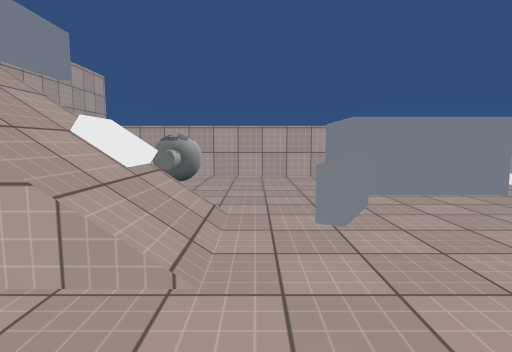
[1] (above)

21 first-person views from a walk through a scene from a Unity 3-D project. The camera is 1.3 m above the floor, tilts 6° down and sees 80° across. The floor is counted in squares, 1 m on a side. Each view is taken from the middle of a square. On the plan, view 1 faces up. The plan holds only what a view shows up to about 14 squares ahead; the rest is blank. The place goes on beyond the plan. The player character is not drawn. Surface patterns are stand-ins for the level's own textures.

[2]
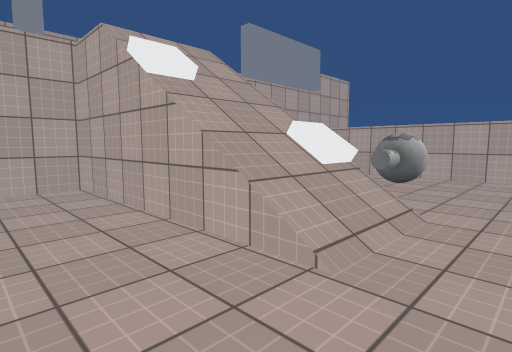

[3]
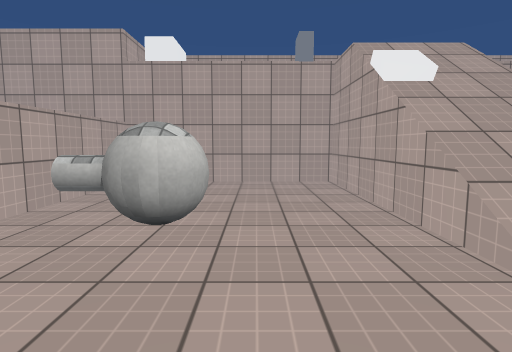

[4]
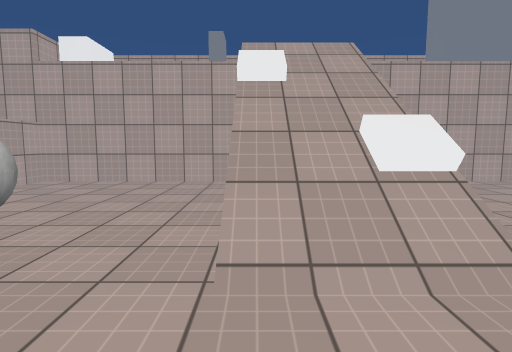

[5]
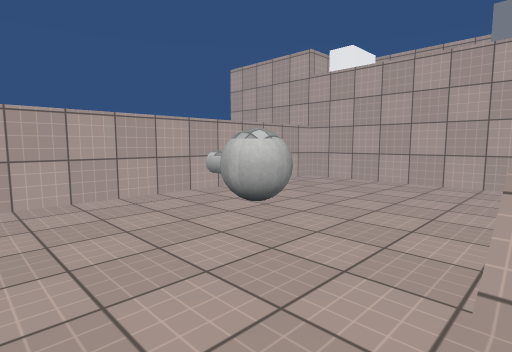

[6]
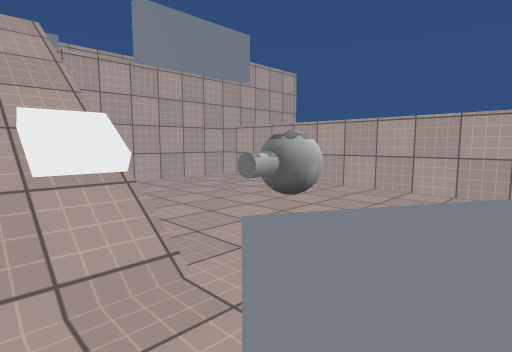

[7]
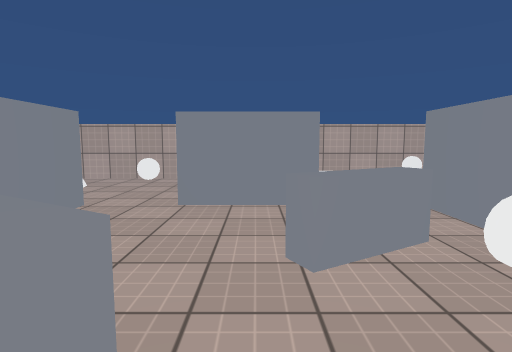

[8]
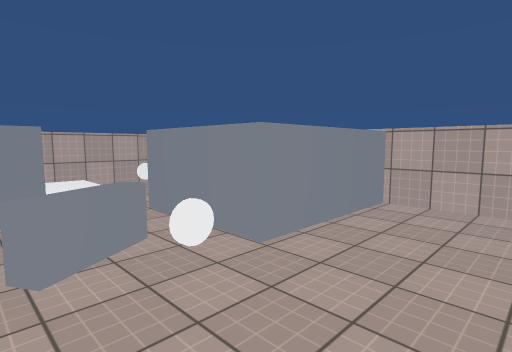

[9]
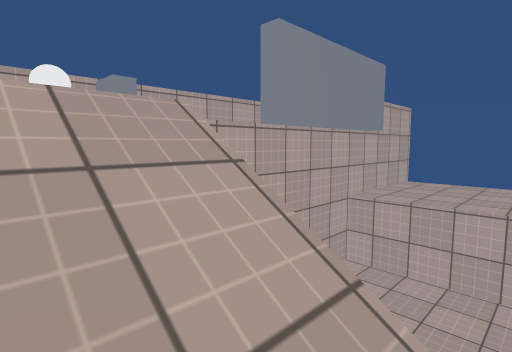

[10]
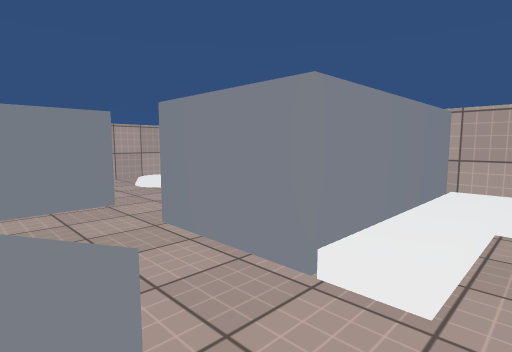

[11]
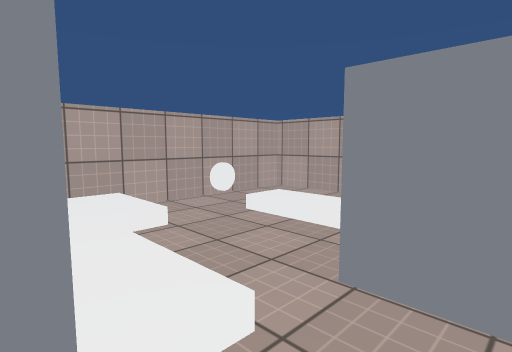

[12]
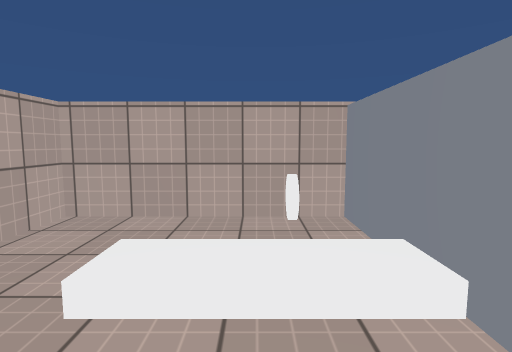

[13]
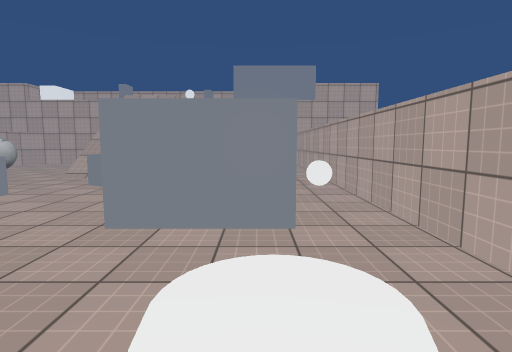

[14]
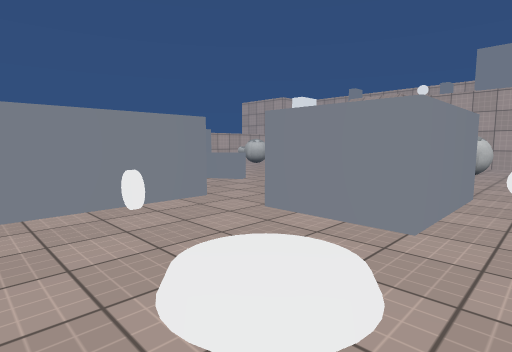

[15]
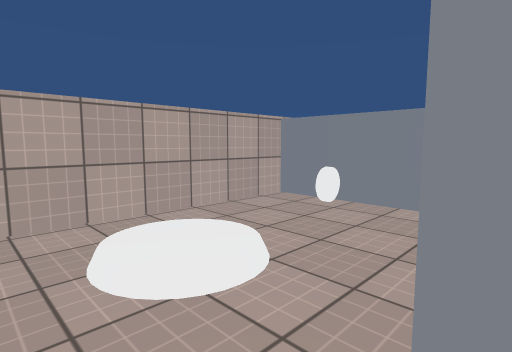

[16]
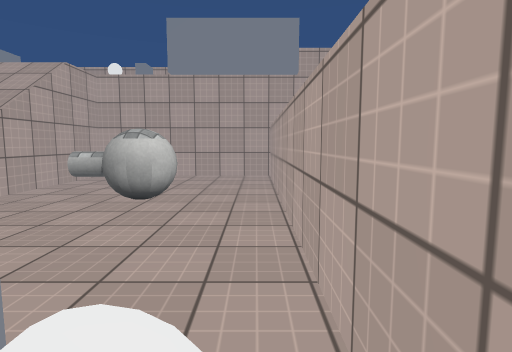

[17]
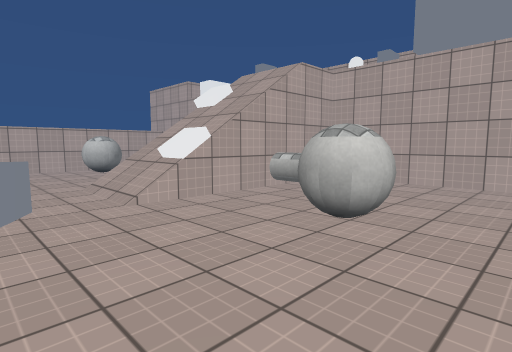

[18]
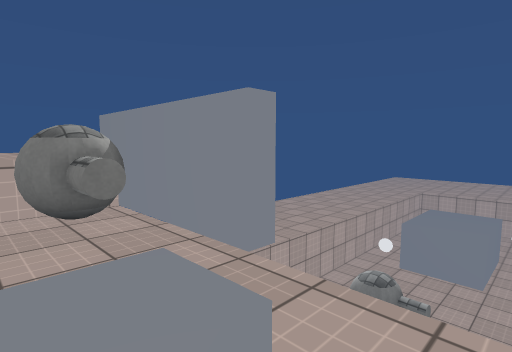

[19]
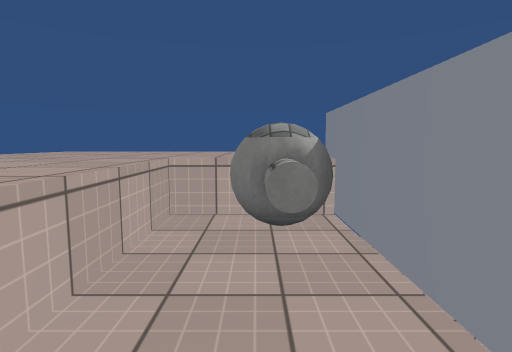

[20]
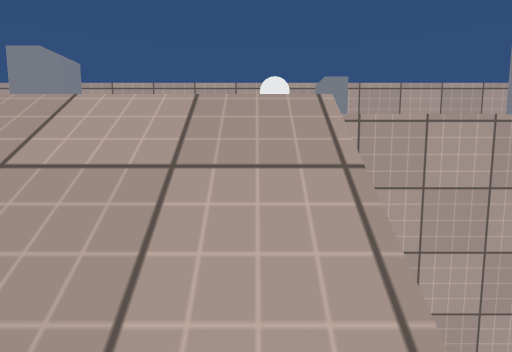

[21]
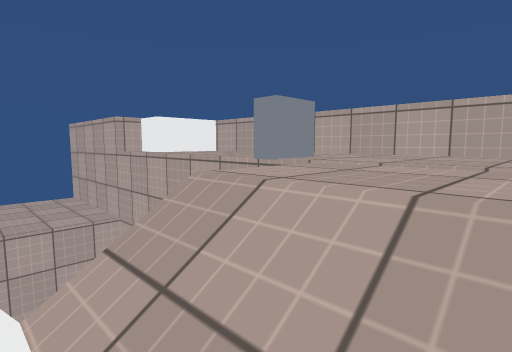

### Floor plan
Key: @ floor where view 1 was taken; # wall or solid block; . main floor; : floor 0.25 m higher than the main floor; + floor 3 m higher than the main floor; * floor 4 m higher than the main floor; / step, stairs or slope; = window, fence, low wall or low ledge; ^ raised ledge; O other object.
Columns run from 14 left of view 1 to 12 right of it. Each row starts with its distance up from view 1.
 15 ^^^^^
 14 ^^^^^
 13 ^^^^^######################
 12 ^^^*O#...........O........#
 11 ^^^*O#................///.#
 10  ^^*O#.....OO....####./:/.#
  9   ^**#.....OO....####.....#
  8   ^  *......O....####.....#
  7   ^^**..........=......O..#
  6   ^***#.///OO...=....######
  5   ^O****//////.==....#
  4   ^*****//////...=...#
  3   ^*****/+////...==..######
  2   ^**^..........O.=..OOOOO#
  1   ^***..................OO#
  0   ^***........@..####.....#
 -1   ^***.....OO....#  #...O.#
 -2   ^***..... O....#  #OOO..#
 -3   ^OO*......O....#  #.O...#
 -4   ^*O*...........#  #.....#
 -5    ^^^############  #######

Where each view was taken, in squares from view 1:
view 1: 0 up, 0 right, facing up
view 2: 0 up, 1 right, facing up-left
view 3: 0 up, 2 right, facing left
view 4: 3 up, 2 right, facing left
view 5: 3 up, 2 right, facing down-left
view 6: 4 up, 2 right, facing up-left
view 7: 4 up, 0 right, facing right
view 8: 4 up, 1 left, facing down-right
view 9: 4 up, 4 left, facing up-left
view 10: 1 up, 4 right, facing up-right
view 11: 3 up, 5 right, facing down-right
view 12: 1 up, 8 right, facing down
view 13: 10 up, 11 right, facing left
view 14: 12 up, 11 right, facing down-left
view 15: 12 up, 6 right, facing down-right
view 16: 12 up, 4 right, facing left
view 17: 12 up, 2 right, facing down-left
view 18: 6 up, 11 left, facing up-right
view 19: 7 up, 10 left, facing up
view 20: 5 up, 4 left, facing left
view 21: 5 up, 5 left, facing down-left
